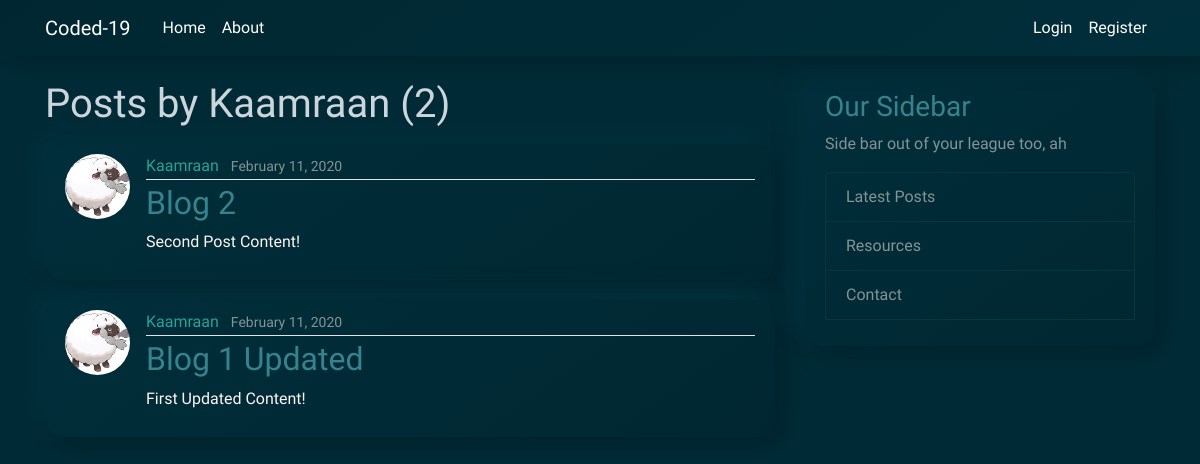
/user/Kaamraan, run on an earlier commit of the app's database.
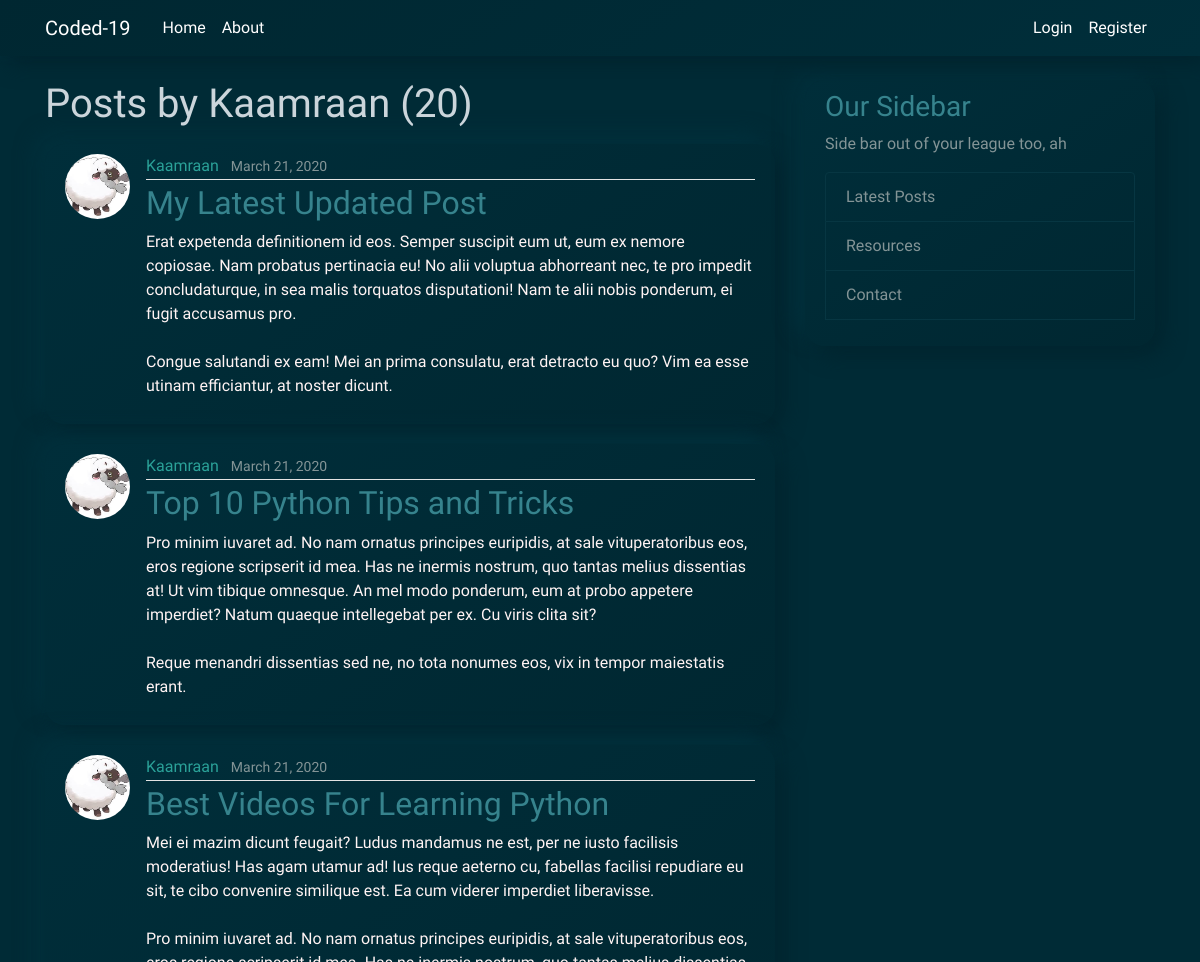
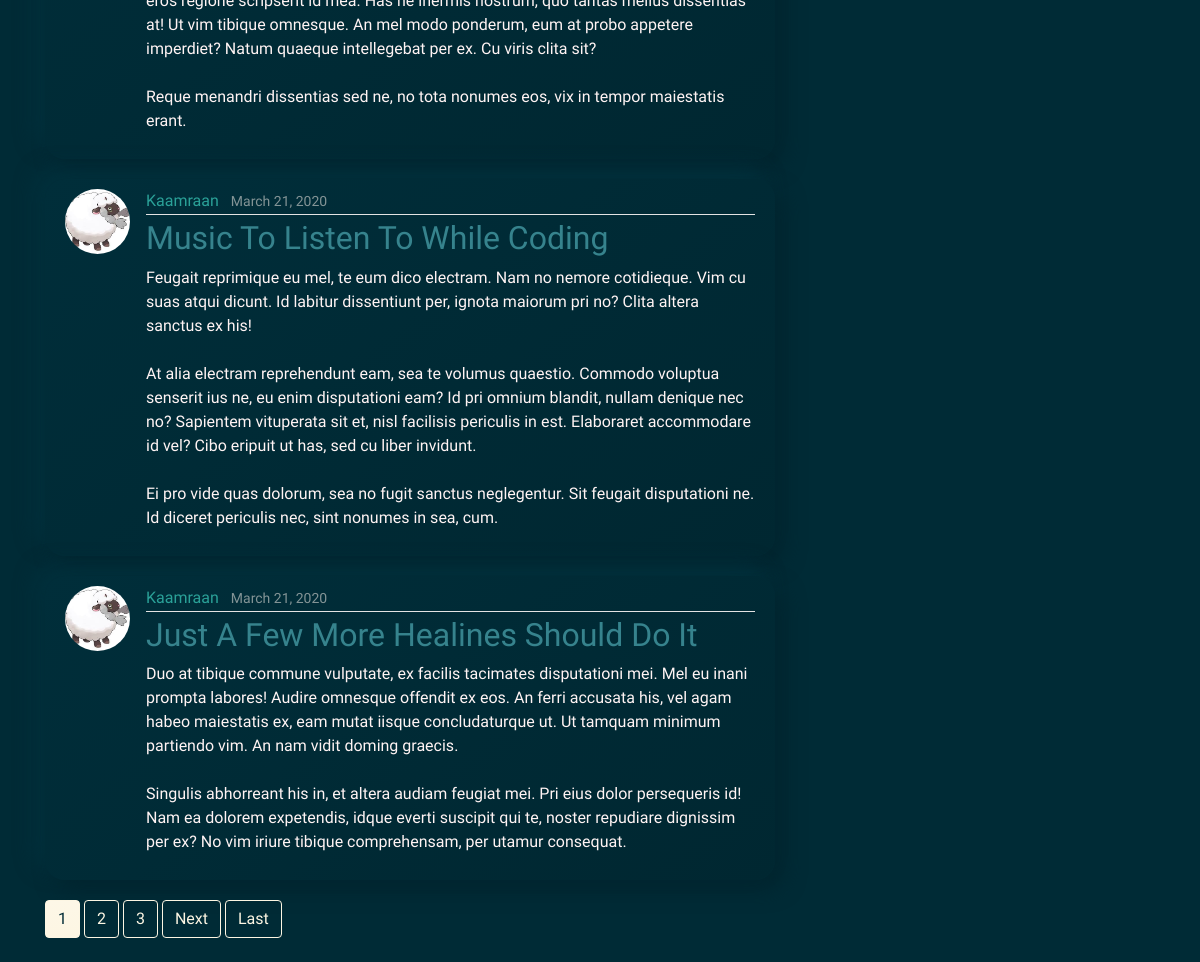
And on a later commit of the database (2 pictures, top to bottom).
### blog/models.py (models this page shows, shortened)
class Post(models.Model):
	title = models.CharField(max_length=100)
	content = models.TextField()
	date_posted = models.DateTimeField(default=timezone.now)
	author = models.ForeignKey(User, on_delete=models.CASCADE)

### users/models.py (models this page shows, shortened)
class Profile(models.Model):
	user = models.OneToOneField(User, on_delete=models.CASCADE)
	image = models.ImageField(default='default.jpg', upload_to='profile_pics')

### blog/views.py (the view)
# urls.py: path('user/<str:username>', UserPostListView.as_view(), name='user-posts'),
class UserPostListView(ListView):
	model = Post
	template_name = 'blog/user_posts.html'
	context_object_name = 'posts'
	ordering = ['-date_posted']
	paginate_by = 5
	def get_queryset(self):
		user = get_object_or_404(User, username=self.kwargs.get('username'))
		return Post.objects.filter(author=user).order_by('-date_posted')

### blog/templates/blog/user_posts.html (shortened to what this page needs)
{% extends "blog/base.html" %}
{% block content %}
	<h1 class="mb-3">Posts by {{ view.kwargs.username }} ({{ page_obj.paginator.count }})</h1>
	{% for post in posts  %}
		<article class="media content-section">
		  <img class="rounded-circle article-img" src="{{ post.author.profile.image.url }}">
		  <div class="media-body">
		    <div class="article-metadata">
		      <a class="mr-2" href="#">{{ post.author }}</a>
		      <small class="text-muted">{{ post.date_posted|date:"F d, Y" }}</small>
		    </div>
		    <h2><a class="article-title" href="{% url 'post-detail' post.id %}">{{ post.title }}</a></h2>
		    <p class="article-content">{{ post.content }}</p>
		  </div>
		</article>
	{% endfor %}
	{% if is_paginated %}
		{% for num in page_obj.paginator.page_range %}
			{% if page_obj.number == num %}
				<a class="btn btn-light mb-4" href="?page={{ num }}">{{ num }}</a>
			{% elif num > page_obj.number|add:'-3' and num < page_obj.number|add:'3'%}
				<a class="btn btn-outline-light mb-4" href="?page={{ num }}">{{ num }}</a>
			{% endif %}
		{% endfor %}
		{% if page_obj.has_next %}
			<a class="btn btn-outline-light mb-4" href="?page={{ page_obj.next_page_number }}">Next</a>
			<a class="btn btn-outline-light mb-4" href="?page={{ page_obj.paginator.num_pages }}">Last</a>
		{% endif %}
	{% endif %}
{% endblock content %}

### blog/templates/blog/base.html (shortened to what this page needs)
{% load static %}
<!DOCTYPE html>
<html>
<head>
	<link rel="stylesheet" href="https://bootswatch.com/4/solar/bootstrap.min.css">
	<link rel="stylesheet" type="text/css" href="{% static 'blog/neumo.css' %}">
</head>
<body>
	<header class="site-header">
	  <nav class="navbar navbar-expand-md navbar-dark bg-custom fixed-top">
	    <div class="container">
	      <a class="navbar-brand mr-4" href="/admin">Coded-19</a>
	      <div class="collapse navbar-collapse" id="navbarToggle">
	        <div class="navbar-nav mr-auto">
	          <a class="nav-item nav-link" href="{% url 'blog-home' %}">Home</a>
	          <a class="nav-item nav-link" href="{% url 'blog-about' %}">About</a>
	        </div>
	        <div class="navbar-nav">
       		{% if user.is_authenticated %}
	          <a class="nav-item nav-link" href="{% url 'post-create' %}">New Post</a>
	          <a class="nav-item nav-link" href="{% url 'profile' %}">Profile</a>
	          <a class="nav-item nav-link" href="{% url 'logout' %}">Logout</a>
       		{% else %}
	          <a class="nav-item nav-link" href="{% url 'login' %}">Login</a>
	          <a class="nav-item nav-link" href="{% url 'register' %}">Register</a>
       		{% endif %}
	        </div>
	      </div>
	    </div>
	  </nav>
	</header>
	<main role="main" class="container">
	  <div class="row">
	    <div class="col-md-8">
	    	{% block content %}{% endblock %}
	    </div>
	    <div class="col-md-4">
	      <div class="content-section">
	        <h3 class="article-title">Our Sidebar</h3>
	        <p class='text-muted'>Side bar out of your league too, ah
	          <div class="list-group">
	            <a href="#" class="list-group-item list-group-item-action">Latest Posts</a>
	            <a href="{% url 'resources' %}" class="list-group-item list-group-item-action">Resources</li>
	            <a href="{% url 'blog-contact' %}" class="list-group-item list-group-item-action">Contact</a>
				</a>
	        </p>
	      </div>
	    </div>
	  </div>
	</main>
</body>
</html>

### blog/static/blog/neumo.css (style rules this page uses)
body { color: #fff4f4; margin-top: 5rem; }
h1, h2, h3, h4, h5, h6 { color: #cbd5db; }
.bg-custom { background: linear-gradient(145deg, #002731, #002e3a); box-shadow: 10px 10px 20px #00252f, -10px -10px 20px #00313d; }
.site-header .navbar-nav .nav-link { color: #ffffff; }
.content-section { background: linear-gradient(145deg, #002e3a, #002731); box-shadow: 10px 10px 20px #00252f, -10px -10px 20px #00313d; padding: 10px 20px; border-radius: 20px; margin-bottom: 20px; }
.article-title { color: #36838d; }
.article-content { white-space: pre-line; }
.article-img { height: 65px; width: 65px; margin-right: 16px; }
.article-metadata { padding-bottom: 1px; margin-bottom: 4px; border-bottom: 1px solid #e3e3e3 }
.row { column-count: 2; }

What changed in the data, as far as the page shows it:
no longer on this page (row unchanged): Post: author.profile.image (picture), author "Kaamraan", date_posted "February 11, 2020", title "Blog 2", content "Second Post Content!"
no longer on this page (row unchanged): Post: author.profile.image (picture), author "Kaamraan", date_posted "February 11, 2020", title "Blog 1 Updated", content "First Updated Content!"
added Post: author.profile.image (picture), author "Kaamraan", date_posted "March 21, 2020", title "My Latest Updated Post", content "Erat expetenda definitionem id eos. Semper suscipit eum ut, eum ex nemore copiosae. Nam probatus pertinacia eu! No alii voluptua abhorreant nec, te pro impedit concludaturque, in sea malis torquatos disputationi! Nam te alii nobis ponderum, ei fugit accusamus pro. Congue salutandi ex eam! Mei an prima consulatu, erat detracto eu quo? Vim ea esse utinam efficiantur, at noster dicunt."
added Post: author.profile.image (picture), author "Kaamraan", date_posted "March 21, 2020", title "Top 10 Python Tips and Tricks", content "Pro minim iuvaret ad. No nam ornatus principes euripidis, at sale vituperatoribus eos, eros regione scripserit id mea. Has ne inermis nostrum, quo tantas melius dissentias at! Ut vim tibique omnesque. An mel modo ponderum, eum at probo appetere imperdiet? Natum quaeque intellegebat per ex. Cu viris clita sit? Reque menandri dissentias sed ne, no tota nonumes eos, vix in tempor maiestatis erant."
added Post: author.profile.image (picture), author "Kaamraan", date_posted "March 21, 2020", title "Best Videos For Learning Python", content "Mei ei mazim dicunt feugait? Ludus mandamus ne est, per ne iusto facilisis moderatius! Has agam utamur ad! Ius reque aeterno cu, fabellas facilisi repudiare eu sit, te cibo convenire similique est. Ea cum viderer imperdiet liberavisse. Pro minim iuvaret ad. No nam ornatus principes euripidis, at sale vituperatoribus eos, eros regione scripserit id mea. Has ne inermis nostrum, quo tantas melius dissentias at! Ut vim tibique omnesque. An mel modo ponderum, eum at probo appetere imperdiet? Natum quaeque intellegebat per ex. Cu viris clita sit? Reque menandri dissentias sed ne, no tota nonumes eos, vix in tempor maiestatis erant."
added Post: author.profile.image (picture), author "Kaamraan", date_posted "March 21, 2020", title "Music To Listen To While Coding", content "Feugait reprimique eu mel, te eum dico electram. Nam no nemore cotidieque. Vim cu suas atqui dicunt. Id labitur dissentiunt per, ignota maiorum pri no? Clita altera sanctus ex his! At alia electram reprehendunt eam, sea te volumus quaestio. Commodo voluptua senserit ius ne, eu enim disputationi eam? Id pri omnium blandit, nullam denique nec no? Sapientem vituperata sit et, nisl facilisis periculis in est. Elaboraret accommodare id vel? Cibo eripuit ut has, sed cu liber invidunt. Ei pro vide quas dolorum, sea no fugit sanctus neglegentur. Sit feugait disputationi ne. Id diceret periculis nec, sint nonumes in sea, cum."
added Post: author.profile.image (picture), author "Kaamraan", date_posted "March 21, 2020", title "Just A Few More Healines Should Do It", content "Duo at tibique commune vulputate, ex facilis tacimates disputationi mei. Mel eu inani prompta labores! Audire omnesque offendit ex eos. An ferri accusata his, vel agam habeo maiestatis ex, eam mutat iisque concludaturque ut. Ut tamquam minimum partiendo vim. An nam vidit doming graecis. Singulis abhorreant his in, et altera audiam feugiat mei. Pri eius dolor persequeris id! Nam ea dolorem expetendis, idque everti suscipit qui te, noster repudiare dignissim per ex? No vim iriure tibique comprehensam, per utamur consequat."
Also different on the page:
{{ page_obj.paginator.count }}: "2" → "20"
new list line: "1"
new list line: "2"
new list line: "3"
text now shown: "Next Last"
